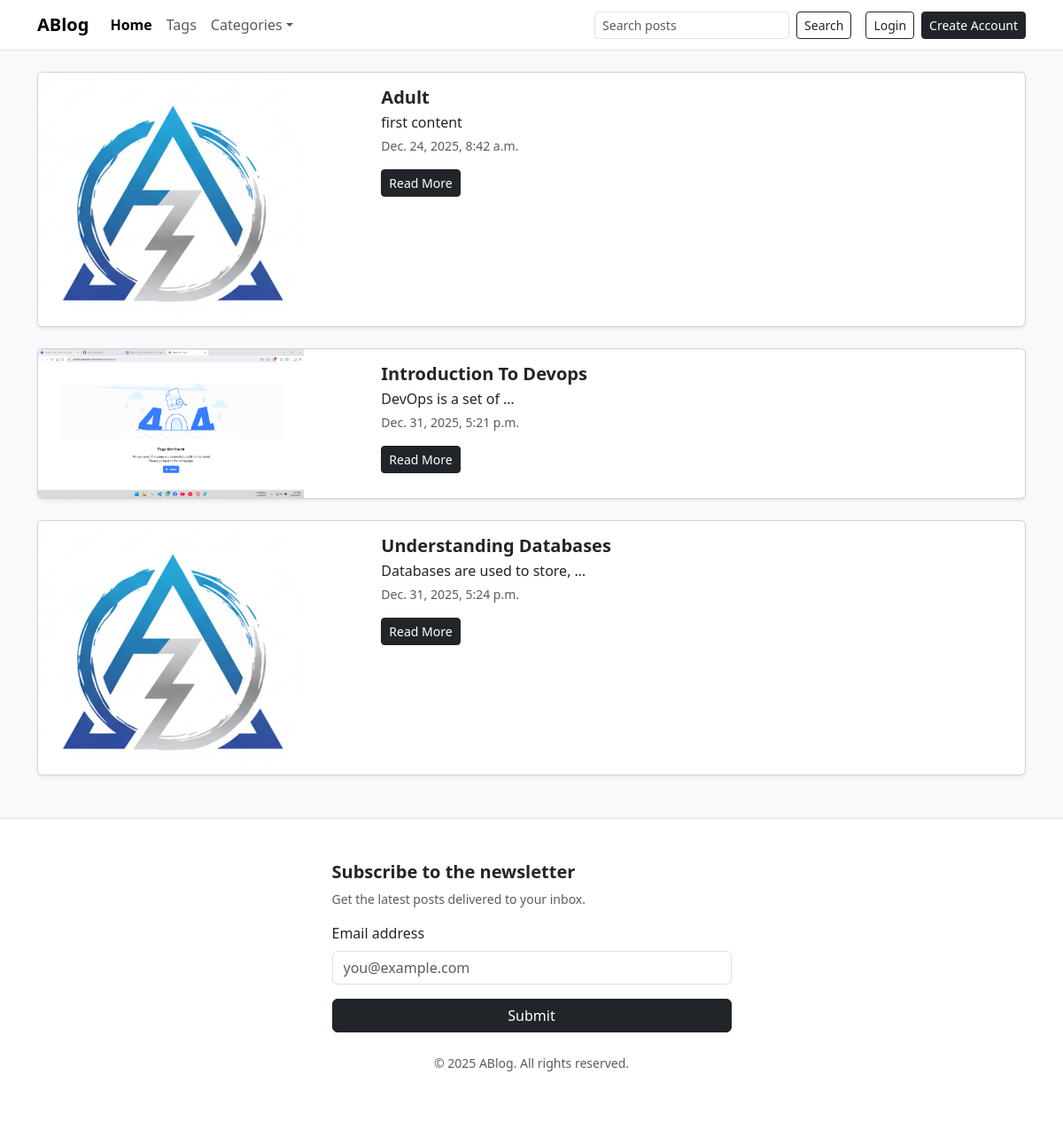
Page /tags/3 on the committed database.
### posts/models.py (models this page shows, shortened)
class Post(models.Model):
    post_title = models.CharField(max_length=60)
    post_content = models.TextField()
    published_data = models.DateTimeField(auto_now=True)
    tags = models.ManyToManyField(Tag)
    post_image = models.ImageField(upload_to="post", default="post/i.png")

### posts/views.py (the view)
# urls.py: path("tags/<int:id>", views.tags, name="tags"),
def tags(request, id):
    tag = Tag.objects.get(id=id)
    return render(request, "posts/tags.html", {"tags": tag.post_set.all()})

### posts/context_processors.py (called while the page is built)
def categories(request):
  categories = [
    "Programming",
    "Food",
    "Travel"
  ]
  return {"categories": categories}

### posts/templates/posts/tags.html
{% extends "base.html" %}
{% block main %}
  {% for post in tags %}
    {% include "posts/includes/post-card.html" %}
  {% endfor %}
{% endblock main %}

### posts/templates/posts/includes/post-card.html
<div class="mb-4">
  <div class="card shadow-sm overflow-hidden">
    <div class="row g-0">
      <div class="col-4">
        <img src="{{ post.post_image.url }}"
             alt="Post image"
             width="300"
             height="200"
             class="img-fluid object-fit-cover bg-light" />
      </div>
      <div class="col-8">
        <div class="card-body">
          <h5 class="card-title fw-bold mb-1">{{ post.post_title|title }}</h5>
          <p class="card-text text-body mb-1">{{ post.post_content|truncatewords:5 }}</p>
          <p class="card-text text-muted small mb-3">{{ post.published_data }}</p>
          <a href="{% url 'post' post.id %}" class="btn btn-dark btn-sm">Read More</a>
        </div>
      </div>
    </div>
  </div>
</div>

### rows in the picture
Post: post_image (picture), post_title "Adult", post_content "first content", published_data "Dec. 24, 2025, 8:42 a.m."
Post: post_image (picture), post_title "Introduction To Devops", post_content "DevOps is a set of …", published_data "Dec. 31, 2025, 5:21 p.m."
Post: post_image (picture), post_title "Understanding Databases", post_content "Databases are used to store, …", published_data "Dec. 31, 2025, 5:24 p.m."
